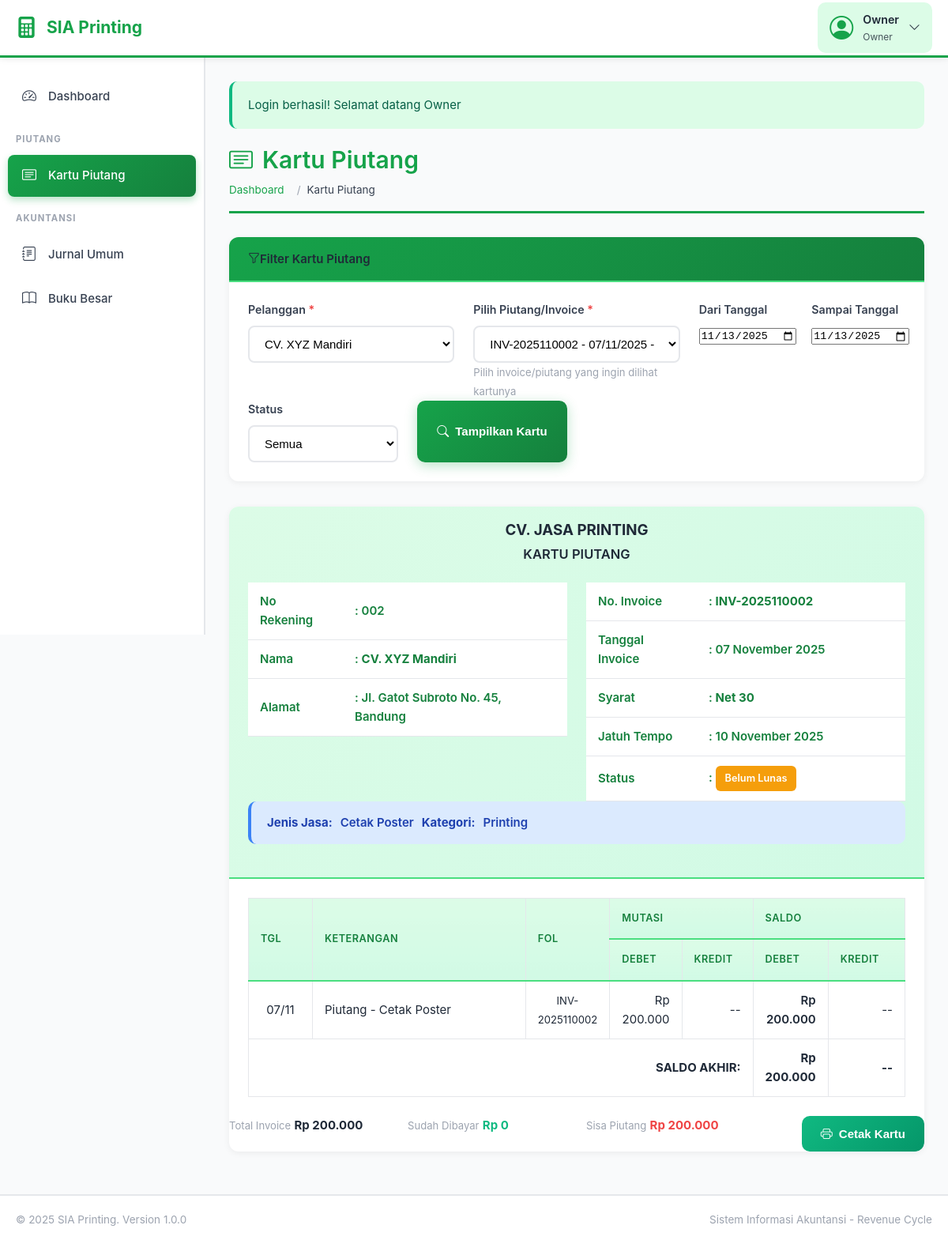
Before: /kartu-piutang.php?id_pelanggan=2&id_piutang=9 (signed in) with the older database file.
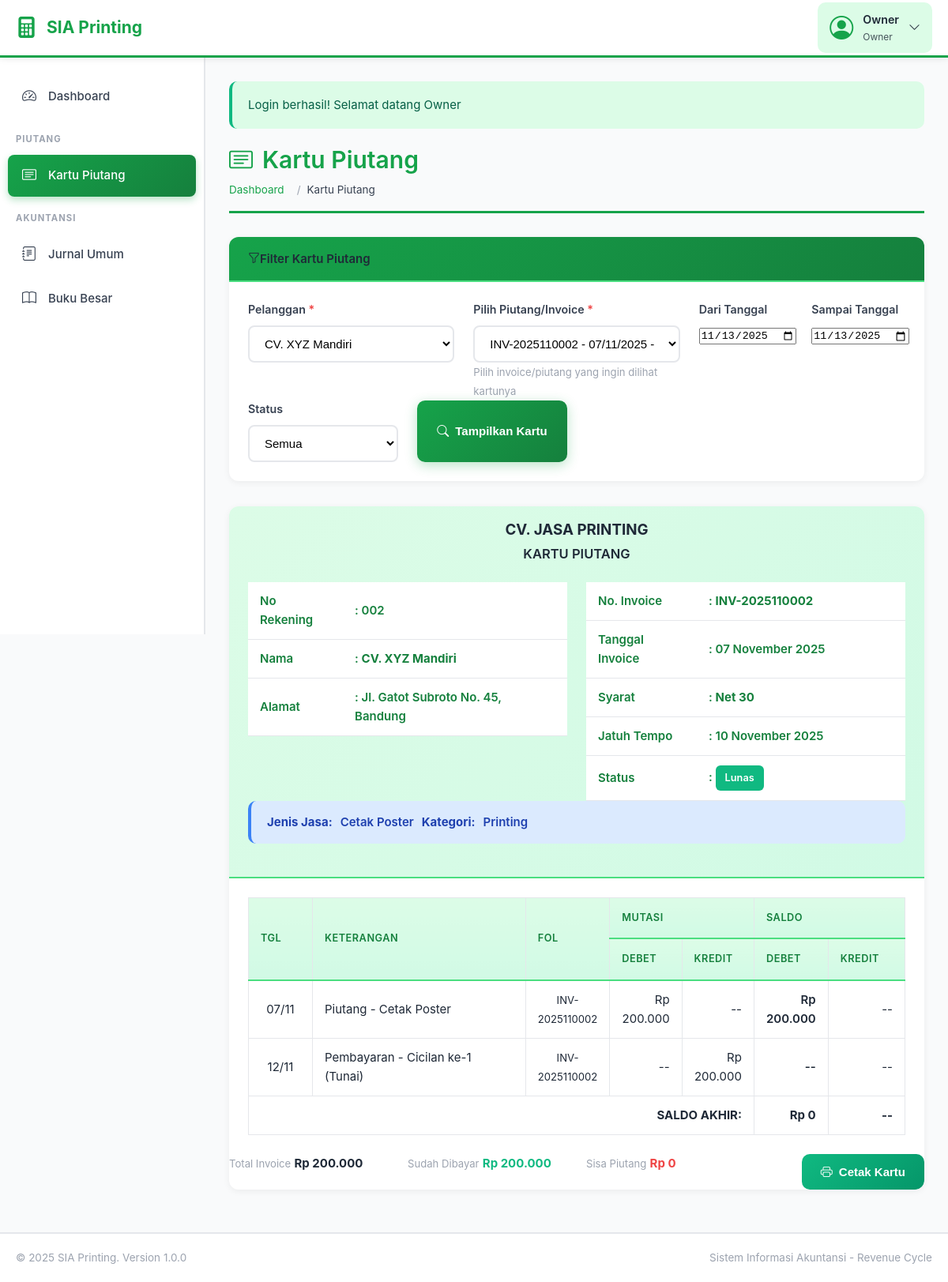
After: the same page with the newer database file.
### tables this page shows
CREATE TABLE `piutang` (
  `id_piutang` int(11) NOT NULL,
  `no_piutang` varchar(50) NOT NULL,
  `tanggal` date NOT NULL,
  `id_pelanggan` int(11) NOT NULL,
  `jenis_jasa` varchar(100) NOT NULL,
  `kategori` varchar(50) NOT NULL,
  `total` decimal(15,2) NOT NULL,
  `dibayar` decimal(15,2) DEFAULT 0.00,
  `sisa` decimal(15,2) NOT NULL,
  `jatuh_tempo` date NOT NULL,
  `syarat_kredit` varchar(100) DEFAULT 'Net 30',
  `status` enum('Belum Lunas','Lunas') DEFAULT 'Belum Lunas',
  `created_by` int(11) DEFAULT NULL,
  `created_at` timestamp NOT NULL DEFAULT current_timestamp()
);

CREATE TABLE `master_pelanggan` (
  `id_pelanggan` int(11) NOT NULL,
  `nama_pelanggan` varchar(100) NOT NULL,
  `alamat` text DEFAULT NULL,
  `telepon` varchar(20) DEFAULT NULL,
  `email` varchar(100) DEFAULT NULL,
  `created_at` timestamp NOT NULL DEFAULT current_timestamp()
);

CREATE TABLE `pembayaran_piutang` (
  `id_pembayaran` int(11) NOT NULL,
  `tanggal` date NOT NULL,
  `id_piutang` int(11) NOT NULL,
  `jumlah_bayar` decimal(15,2) NOT NULL,
  `is_dp` tinyint(1) DEFAULT 0,
  `cicilan_ke` int(11) DEFAULT 0,
  `metode_pembayaran` varchar(50) NOT NULL,
  `keterangan` text DEFAULT NULL,
  `created_by` int(11) DEFAULT NULL,
  `created_at` timestamp NOT NULL DEFAULT current_timestamp()
);

### config.php (called while the page is built, shortened)
<?php
function format_rupiah($angka) {
    return 'Rp ' . number_format($angka, 0, ',', '.');
}
function format_tanggal($tanggal) {
    $bulan = array(
        1 => 'Januari', 'Februari', 'Maret', 'April', 'Mei', 'Juni',
        'Juli', 'Agustus', 'September', 'Oktober', 'November', 'Desember'
    );
    $pecah = explode('-', $tanggal);
    return $pecah[2] . ' ' . $bulan[(int)$pecah[1]] . ' ' . $pecah[0];
}
?>

### kartu-piutang.php (the view, shortened to what the rows shown need)
<?php
require_once 'config.php';
$id_piutang = isset($_GET['id_piutang']) ? intval($_GET['id_piutang']) : 0;
$kartu_piutang_data = [];
$piutang_info = null;
$pelanggan_info = null;
if ($id_piutang > 0) {
    $piutang_info = $conn->query("SELECT p.*, mp.nama_pelanggan, mp.telepon, mp.alamat
                                   FROM piutang p
                                   JOIN master_pelanggan mp ON p.id_pelanggan = mp.id_pelanggan
                                   WHERE p.id_piutang = $id_piutang")->fetch_assoc();
    if ($piutang_info) {
        $pelanggan_info = $piutang_info;
        $saldo_berjalan = 0;
        $saldo_berjalan += $piutang_info['total'];
        $kartu_piutang_data[] = [
            'tanggal' => $piutang_info['tanggal'],
            'keterangan' => 'Piutang - ' . $piutang_info['jenis_jasa'],
            'folio' => $piutang_info['no_piutang'],
            'mutasi_debet' => $piutang_info['total'],
            'mutasi_kredit' => 0,
            'saldo_debet' => $saldo_berjalan,
            'saldo_kredit' => 0,
            'row_type' => 'piutang'
        ];
        $pembayaran = $conn->query("SELECT * FROM pembayaran_piutang
                                    WHERE id_piutang = $id_piutang
                                    ORDER BY tanggal ASC, is_dp DESC");
        while ($bayar = $pembayaran->fetch_assoc()) {
            $mutasi_kredit = $bayar['jumlah_bayar'];
            $saldo_berjalan -= $mutasi_kredit;
            if ($bayar['is_dp'] == 1) {
                $label_bayar = 'Pembayaran - DP';
            } else {
                $label_bayar = 'Pembayaran - Cicilan ke-' . $bayar['cicilan_ke'];
            }
            if ($bayar['metode_pembayaran']) {
                $label_bayar .= ' (' . $bayar['metode_pembayaran'] . ')';
            }
            $kartu_piutang_data[] = [
                'tanggal' => $bayar['tanggal'],
                'keterangan' => $label_bayar,
                'folio' => $piutang_info['no_piutang'],
                'mutasi_debet' => 0,
                'mutasi_kredit' => $mutasi_kredit,
                'saldo_debet' => $saldo_berjalan > 0 ? $saldo_berjalan : 0,
                'saldo_kredit' => $saldo_berjalan < 0 ? abs($saldo_berjalan) : 0,
                'row_type' => $bayar['is_dp'] == 1 ? 'dp' : 'pembayaran'
            ];
        }
    }
}
include 'includes/header.php';
?>
<div class="page-title">
    <h1><i class="bi bi-card-text me-2"></i>Kartu Piutang</h1>
</div>
<?php if ($id_piutang > 0 && $piutang_info): ?>
<div class="card">
    <div class="card-header bg-white border-bottom-0">
        <div class="text-center mb-3">
            <h4 class="mb-1 fw-bold">CV. JASA PRINTING</h4>
            <h5 class="mb-3">KARTU PIUTANG</h5>
        </div>
        <div class="row">
            <div class="col-md-6">
                <table class="table table-sm table-borderless">
                    <tr>
                        <td width="120" class="fw-semibold">No Rekening</td>
                        <td>: <?php echo str_pad($pelanggan_info['id_pelanggan'], 3, '0', STR_PAD_LEFT); ?></td>
                    </tr>
                    <tr>
                        <td class="fw-semibold">Nama</td>
                        <td>: <strong><?php echo $pelanggan_info['nama_pelanggan']; ?></strong></td>
                    </tr>
                    <tr>
                        <td class="fw-semibold">Alamat</td>
                        <td>: <?php echo $pelanggan_info['alamat'] ?: '-'; ?></td>
                    </tr>
                </table>
            </div>
            <div class="col-md-6">
                <table class="table table-sm table-borderless">
                    <tr>
                        <td width="140" class="fw-semibold">No. Invoice</td>
                        <td>: <strong><?php echo $piutang_info['no_piutang']; ?></strong></td>
                    </tr>
                    <tr>
                        <td class="fw-semibold">Tanggal Invoice</td>
                        <td>: <?php echo format_tanggal($piutang_info['tanggal']); ?></td>
                    </tr>
                    <tr>
                        <td class="fw-semibold">Syarat</td>
                        <td>: <strong><?php echo $piutang_info['syarat_kredit'] ?? 'Net 30'; ?></strong></td>
                    </tr>
                    <tr>
                        <td class="fw-semibold">Jatuh Tempo</td>
                        <td>: <?php echo format_tanggal($piutang_info['jatuh_tempo']); ?></td>
                    </tr>
                    <tr>
                        <td class="fw-semibold">Status</td>
                        <td>: <span class="badge <?php echo ($piutang_info['status'] == 'Lunas') ? 'bg-success' : 'bg-warning'; ?>">
                            <?php echo $piutang_info['status']; ?>
                        </span></td>
                    </tr>
                </table>
            </div>
        </div>
        <div class="alert alert-info mb-3">
            <strong>Jenis Jasa:</strong> <?php echo $piutang_info['jenis_jasa']; ?>
            <br><strong>Kategori:</strong> <?php echo $piutang_info['kategori']; ?>
        </div>
    </div>
    <div class="card-body p-0">
        <div class="table-responsive">
            <table class="table table-bordered mb-0">
                <thead class="table-light">
                    <tr class="text-center">
                        <th width="10%" rowspan="2" class="align-middle">TGL</th>
                        <th width="35%" rowspan="2" class="align-middle">KETERANGAN</th>
                        <th width="10%" rowspan="2" class="align-middle">FOL</th>
                        <th colspan="2" class="border-bottom">MUTASI</th>
                        <th colspan="2" class="border-bottom">SALDO</th>
                    </tr>
                    <tr class="text-center">
                        <th width="11%">DEBET</th>
                        <th width="11%">KREDIT</th>
                        <th width="11%">DEBET</th>
                        <th width="12%">KREDIT</th>
                    </tr>
                </thead>
                <tbody>
                    <?php if (count($kartu_piutang_data) > 0): ?>
                        <?php
                        foreach ($kartu_piutang_data as $row):
                            $row_class = '';
                            if ($row['row_type'] == 'piutang') {
                                $row_class = 'table-warning';
                            } elseif ($row['row_type'] == 'dp') {
                                $row_class = 'table-info';
                            } elseif ($row['row_type'] == 'pembayaran') {
                                $row_class = 'table-success';
                            }
                        ?>
                            <tr class="<?php echo $row_class; ?>">
                                <td class="text-center"><?php echo date('d/m', strtotime($row['tanggal'])); ?></td>
                                <td><?php echo $row['keterangan']; ?></td>
                                <td class="text-center"><small><?php echo $row['folio']; ?></small></td>
                                <td class="text-end">
                                    <?php echo ($row['mutasi_debet'] > 0) ? format_rupiah($row['mutasi_debet']) : '--'; ?>
                                </td>
                                <td class="text-end">
                                    <?php echo ($row['mutasi_kredit'] > 0) ? format_rupiah($row['mutasi_kredit']) : '--'; ?>
                                </td>
                                <td class="text-end fw-semibold">
                                    <?php echo ($row['saldo_debet'] > 0) ? format_rupiah($row['saldo_debet']) : '--'; ?>
                                </td>
                                <td class="text-end">
                                    <?php echo ($row['saldo_kredit'] > 0) ? format_rupiah($row['saldo_kredit']) : '--'; ?>
                                </td>
                            </tr>
                        <?php endforeach; ?>
                        <tr class="table-primary fw-bold">
                            <td colspan="5" class="text-end">SALDO AKHIR:</td>
                            <td class="text-end">
                                <?php
                                $last_row = end($kartu_piutang_data);
                                $saldo_akhir = $last_row['saldo_debet'] > 0 ? $last_row['saldo_debet'] : 0;
                                echo format_rupiah($saldo_akhir);
                                ?>
                            </td>
                            <td class="text-end">--</td>
                        </tr>
                    <?php endif; ?>
                </tbody>
            </table>
        </div>
    </div>
    <div class="card-footer bg-light">
        <div class="row">
            <div class="col-md-3">
                <small class="text-muted d-block">Total Invoice</small>
                <strong><?php echo format_rupiah($piutang_info['total']); ?></strong>
            </div>
            <div class="col-md-3">
                <small class="text-muted d-block">Sudah Dibayar</small>
                <strong class="text-success"><?php echo format_rupiah($piutang_info['dibayar']); ?></strong>
            </div>
            <div class="col-md-3">
                <small class="text-muted d-block">Sisa Piutang</small>
                <strong class="text-danger"><?php echo format_rupiah($piutang_info['sisa']); ?></strong>
            </div>
            <div class="col-md-3 text-end">
                <button onclick="window.print()" class="btn btn-success no-print">
                    <i class="bi bi-printer me-1"></i>Cetak Kartu
                </button>
            </div>
        </div>
    </div>
</div>
<?php endif; ?>
<?php include 'includes/footer.php'; ?>

Changed rows visible on the page:
changed piutang "INV-2025110002": status "Belum Lunas" → "Lunas"; dibayar "Rp 0" → "Rp 200.000"; sisa "Rp 200.000" → "Rp 0"
added pembayaran_piutang: tanggal "12/11", keterangan "Pembayaran - Cicilan ke-1 (Tunai)", folio "INV-2025110002", jumlah_bayar "Rp 200.000", is_dp "Rp 0"
Other visible differences:
form field id_piutang: "INV-2025110002 - 07/11/2025 - Cetak Poster - Rp 200.000 (Belum Lunas)" → "INV-2025110002 - 07/11/2025 - Cetak Poster - Rp 0 (Lunas)"
format_rupiah($saldo_akhir): "Rp 200.000" → (not shown)
